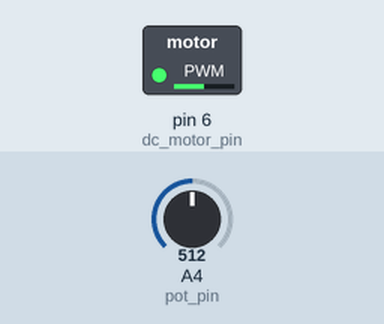
Recording of a sketch running on a simulated Arduino Uno, built with avr-gcc and run on an emulated ATmega328P. Shown: switched loads named in the sketch (green lamp = pin HIGH). The inputs (shaded band) are chosen by the test bench; at power-on: A4 (pot_pin) = 512. What the sketch prints to the serial monitor is not drawn.

Above: at 1.2 s.
1.3 s: A4 (pot_pin) set to 716
At 2.0 s:
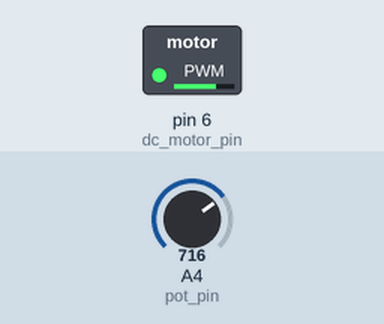
2.8 s: A4 (pot_pin) set to 900
At 3.2 s:
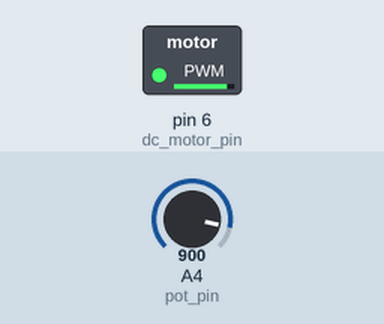
4.3 s: A4 (pot_pin) set to 122
At 5.5 s:
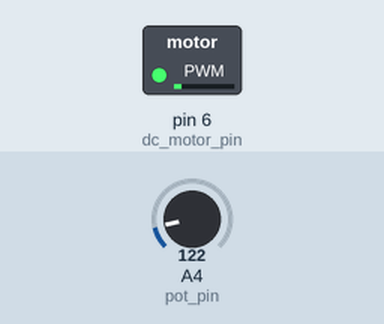
5.8 s: A4 (pot_pin) set to 0
At 6.6 s:
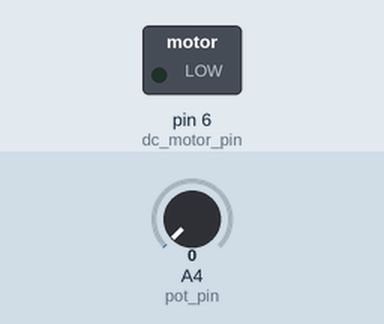
7.3 s: A4 (pot_pin) set to 511
At 7.8 s:
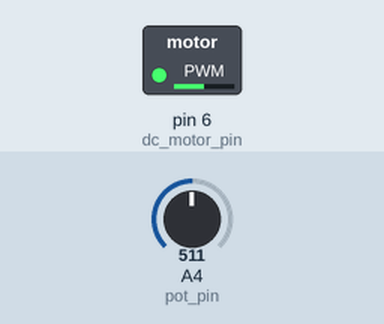
Timing chart, 0 to 9.8 s (numbered marks = the images above; inputs shaded):
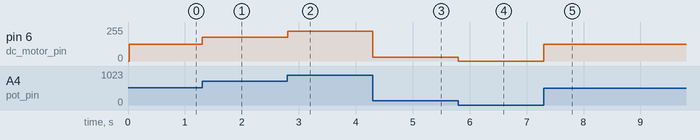

The sketch:

DC_Motor-Control-Speed.ino
```cpp
/*
  Code for controlling a simple DC Motor with a potentiometer

 Programmed by Nathan Villicana-Shaw in the Fall of 2018 for
 the California College of the Arts Interaction Design department.

 Please Note
 ----------------
 This program uses the input from a potentiometer to control the speed of the motor

*/

const int pot_pin = A4;
const int dc_motor_pin = 6;

const unsigned long polling_delay = 20;
unsigned long last_reading = 0;
int motor_speed = 0;


void setup() {
  pinMode(pot_pin, INPUT);
  pinMode(dc_motor_pin, OUTPUT);
  Serial.begin(57600);
}

void loop() {
  unsigned long now = millis();
  if (now > last_reading + polling_delay) {
    motor_speed = map(analogRead(pot_pin), 0, 1023, 0, 255); // remap the input range to the output range
    Serial.println(motor_speed);
    analogWrite(dc_motor_pin, motor_speed);
  }
}
```

Measured:
- after the input at 1.3 s, pin 6 (dc_motor_pin): 127/255 → 178/255 at once
- after the input at 2.8 s, pin 6 (dc_motor_pin): 178/255 → 224/255 at once
- after the input at 4.3 s, pin 6 (dc_motor_pin): 224/255 → 30/255 at once
- after the input at 5.8 s, pin 6 (dc_motor_pin): 30/255 → 0/255 at once
- after the input at 7.3 s, pin 6 (dc_motor_pin): 0/255 → 127/255 at once
